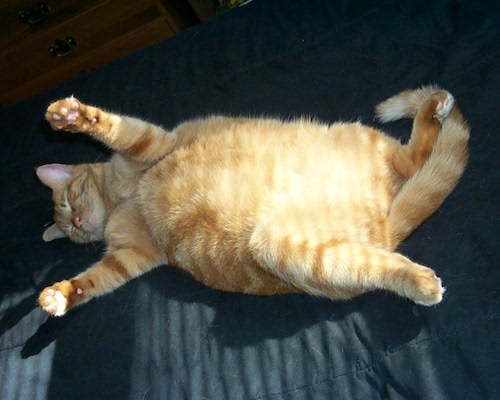
#> input picture data/img/1_cat.jpg, 500 x 400 px, found by its file name
$ python thresh.py
#> lines starting #> are read from the running program, lines starting #| are printed output that depends on the picture; after the words box and inside, x2 and y2 are one past the last pixel; in counts of white or black regions, pixels touching at a corner belong together
# -*- coding: UTF-8 -*-
"""
    @Author : Frank.Ren
    @Project : visual_computing
    @Product : PyCharm
    @createTime : 2023/9/8 18:41
    @Email : sc19lr@leeds.ac.uk
    @github : https://github.com/frankRenlf
    @Description :
"""

import cv2 as cv
import numpy as np
import matplotlib.pyplot as plt

if __name__ == "__main__":
    img = cv.imread('../data/img/1_cat.jpg')
#> img is the input picture: shape (400, 500, 3); mean B, G, R 69.4, 78.6, 77.3
    gray = cv.cvtColor(img, cv.COLOR_BGR2GRAY)
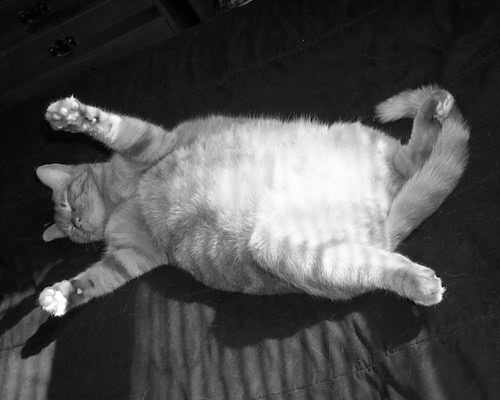
#> gray: shape (400, 500); min 0, max 255, mean 77.2
    # simple threshold
    threshold, thresh = cv.threshold(gray, 150, 255, cv.THRESH_BINARY)
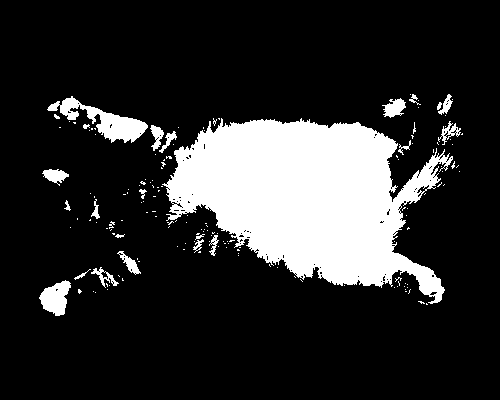
#> thresh: shape (400, 500); 17.8% white; 160 white regions (136 under 20 px), largest, box (x1, y1, x2, y2) and area: (162, 118, 453, 304) 30736, (47, 96, 148, 143) 1599, (39, 280, 71, 316) 720
    threshold_inv, thresh_inv = cv.threshold(gray, 150, 255, cv.THRESH_BINARY_INV)
    # adaptive threshold
    thresh_adaptive = cv.adaptiveThreshold(gray, 255, cv.ADAPTIVE_THRESH_MEAN_C, cv.THRESH_BINARY, 11, 3)
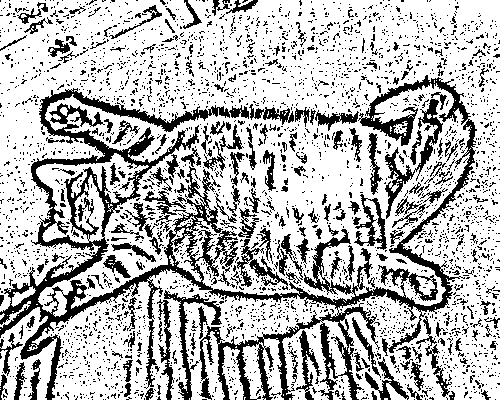
#> thresh_adaptive: shape (400, 500); 72.3% white; 3216 black regions (2986 under 20 px), largest, box (x1, y1, x2, y2) and area: (0, 75, 477, 400) 24358, (385, 99, 443, 219) 1213, (164, 290, 222, 400) 988
    thresh_adaptive_inv = cv.adaptiveThreshold(gray, 255, cv.ADAPTIVE_THRESH_MEAN_C, cv.THRESH_BINARY_INV, 11, 3)
    thresh_adaptive_10 = cv.adaptiveThreshold(gray, 255, cv.ADAPTIVE_THRESH_MEAN_C, cv.THRESH_BINARY, 11, 10)
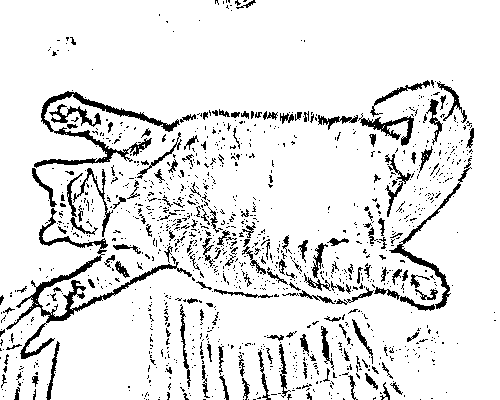
#> thresh_adaptive_10: shape (400, 500); 90% white; 1229 black regions (1067 under 20 px), largest, box (x1, y1, x2, y2) and area: (6, 208, 192, 359) 2347, (34, 91, 180, 168) 1761, (389, 158, 472, 309) 864
    print(threshold, threshold_inv)
    while True:
        cv.imshow('gray', gray)
        cv.imshow('thresh', thresh)
        cv.imshow('thresh_inv', thresh_inv)
        cv.imshow('thresh_adaptive', thresh_adaptive)
        cv.imshow('thresh_adaptive_inv', thresh_adaptive_inv)
        cv.imshow('thresh_adaptive_10', thresh_adaptive_10)
        if cv.waitKey(1) == ord('q'):
#> (key q is pressed here)
            break
    cv.destroyAllWindows()
